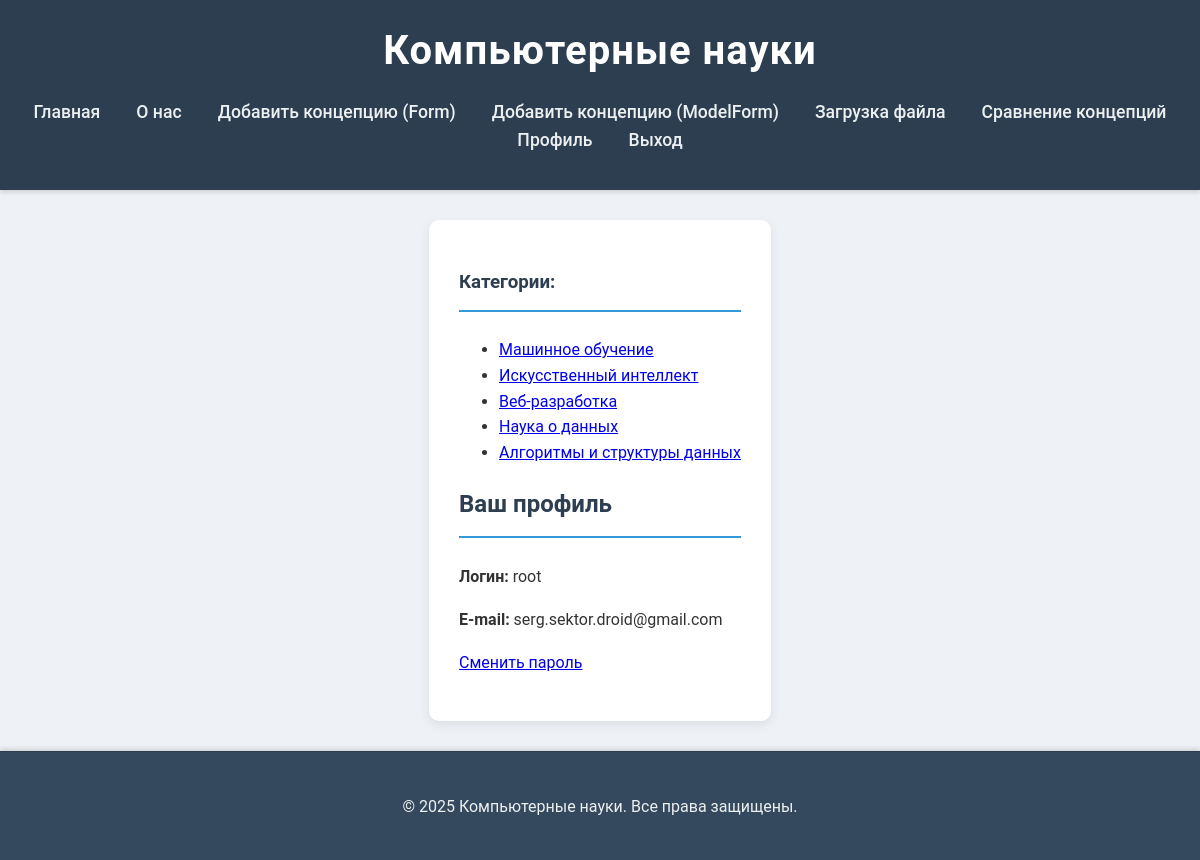
The page /users/profile/ (signed in) on the database its author committed.
### cs/models.py (models this page shows, shortened)
class FieldOfStudy(models.Model):
    name = models.CharField(max_length=255, verbose_name="Область науки")
    slug = models.SlugField(max_length=255, unique=True, db_index=True, verbose_name="URL")
    description = models.TextField(blank=True, verbose_name="Описание области")
    class Meta:
        verbose_name = "Область науки"
        verbose_name_plural = "Области науки"

### users/views.py (the view)
class ProfileView(LoginRequiredMixin, TemplateView):
    login_url = reverse_lazy('users:login')
    template_name = 'users/profile.html'
    def get_context_data(self, **kwargs):
        ctx = super().get_context_data(**kwargs)
        ctx['user'] = self.request.user
        return ctx

### cs/templatetags/cs_tags.py (called while the page is built)
@register.simple_tag()
def get_categories():
    return FieldOfStudy.objects.all() # Возвращаем все объекты FieldOfStudy

### users/templates/users/profile.html (shortened to what this page needs)
{% extends 'cs/base.html' %}
{% block content %}
  <h2>Ваш профиль</h2>
  <p><strong>Логин:</strong> {{ user.username }}</p>
  <p><strong>E-mail:</strong> {{ user.email }}</p>
  <p><a href="{% url 'users:password_change' %}">Сменить пароль</a></p>
{% endblock %}

### cs/templates/cs/base.html (shortened to what this page needs)
{% load static %}
{% load cs_tags %}
<!DOCTYPE html>
<html lang="ru">
<head>
  <link rel="stylesheet" href="{% static 'cs/css/styles.css' %}">
</head>
<body>
  <header>
    <h1>{% block heading %}Компьютерные науки{% endblock %}</h1>
    <nav>
      <ul>
        <li><a href="{% url 'cs:home' %}">Главная</a></li>
        <li><a href="{% url 'cs:about' %}">О нас</a></li>
        <li><a href="{% url 'cs:add_concept_custom' %}">Добавить концепцию (Form)</a></li>
        <li><a href="{% url 'cs:add_concept_model' %}">Добавить концепцию (ModelForm)</a></li>
        <li><a href="{% url 'cs:upload_file' %}">Загрузка файла</a></li>
        <li><a href="{% url 'cs:compare' %}">Сравнение концепций</a></li>
        {% if user.is_authenticated %}
          <li><a href="{% url 'users:profile' %}">Профиль</a></li>
          <li><a href="{% url 'users:logout' %}">Выход</a></li>
        {% else %}
          <li><a href="{% url 'users:login' %}">Вход</a></li>
          <li><a href="{% url 'users:password_reset' %}">Забыли пароль?</a></li>
        {% endif %}
      </ul>
    </nav>
  </header>
  <div class="container">
    <div class="categories my-3">
      <h3>Категории:</h3>
      {% get_categories as cats %}
      <ul>
        {% for cat in cats %}
          <li><a href="{% url 'cs:field_of_study_detail' field_of_study_slug=cat.slug %}">{{ cat.name }}</a></li>
        {% endfor %}
      </ul>
    </div>
    <main>
      {% block content %}{% endblock %}
    </main>
  </div>
  <footer>
    <p>&copy; 2025 Компьютерные науки. Все права защищены.</p>
  </footer>
</body>
</html>

### cs/static/cs/css/styles.css (style rules this page uses)
html, body { height: 100%; margin: 0; }
body { font-family: 'Roboto', 'Segoe UI', Tahoma, Geneva, Verdana, sans-serif; line-height: 1.6; color: #333; background-color: #eef1f5; display: flex; flex-direction: column; }
.container { max-width: 1200px; margin: 30px auto; padding: 30px; background-color: #fff; border-radius: 10px; box-shadow: 0 4px 12px rgba(0, 0, 0, 0.08); flex-grow: 1; }
header { background-color: #2c3e50; color: #fff; padding: 1.2rem 0; text-align: center; box-shadow: 0 2px 5px rgba(0, 0, 0, 0.15); }
header h1 { margin: 0; font-size: 2.5em; letter-spacing: 1px; }
header nav ul { list-style-type: none; padding: 0; margin-top: 15px; display: flex; justify-content: center; flex-wrap: wrap; }
header nav ul li { margin: 0 18px; }
header nav ul li a { color: #ecf0f1; text-decoration: none; font-weight: 500; font-size: 1.1em; transition: color 0.3s ease, transform 0.2s ease; }
h2, h3 { color: #2c3e50; border-bottom: 2px solid #3498db; padding-bottom: 12px; margin-bottom: 25px; font-weight: 600; }
p { margin-bottom: 15px; line-height: 1.7; }
footer { margin-top: auto; text-align: center; color: #7f8c8d; padding: 25px; background-color: #34495e; border-top: 1px solid #2c3e50; border-radius: 0; color: #ecf0f1; box-shadow: 0 -2px 5px rgba(0, 0, 0, 0.15); }

### rows shown on the page
FieldOfStudy: name "Машинное обучение"
FieldOfStudy: name "Искусственный интеллект"
FieldOfStudy: name "Веб-разработка"
FieldOfStudy: name "Наука о данных"
FieldOfStudy: name "Алгоритмы и структуры данных"

### other values the page prints
{{ user.username }} "root"
{{ user.email }} "serg.sektor.droid@gmail.com"
